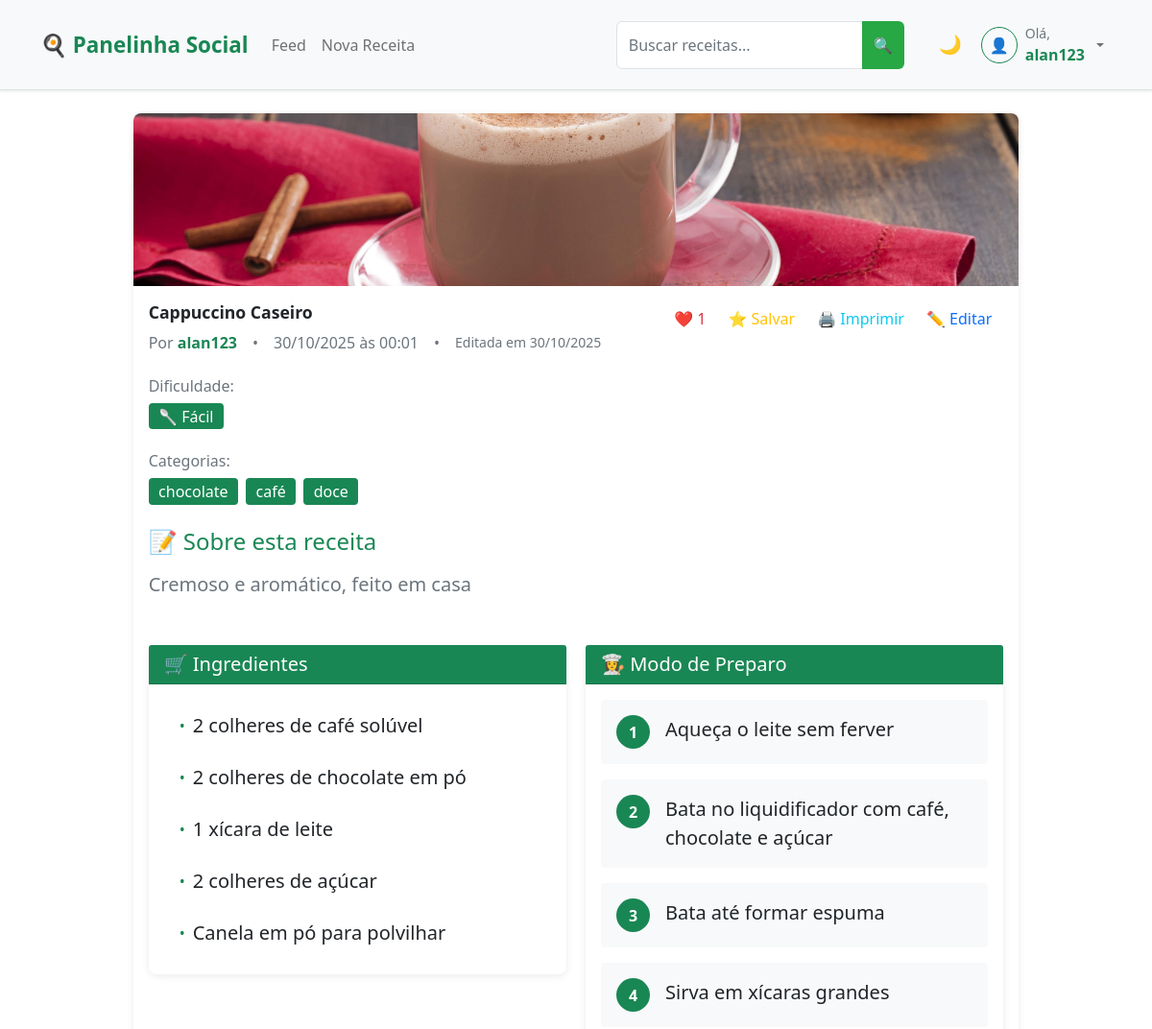
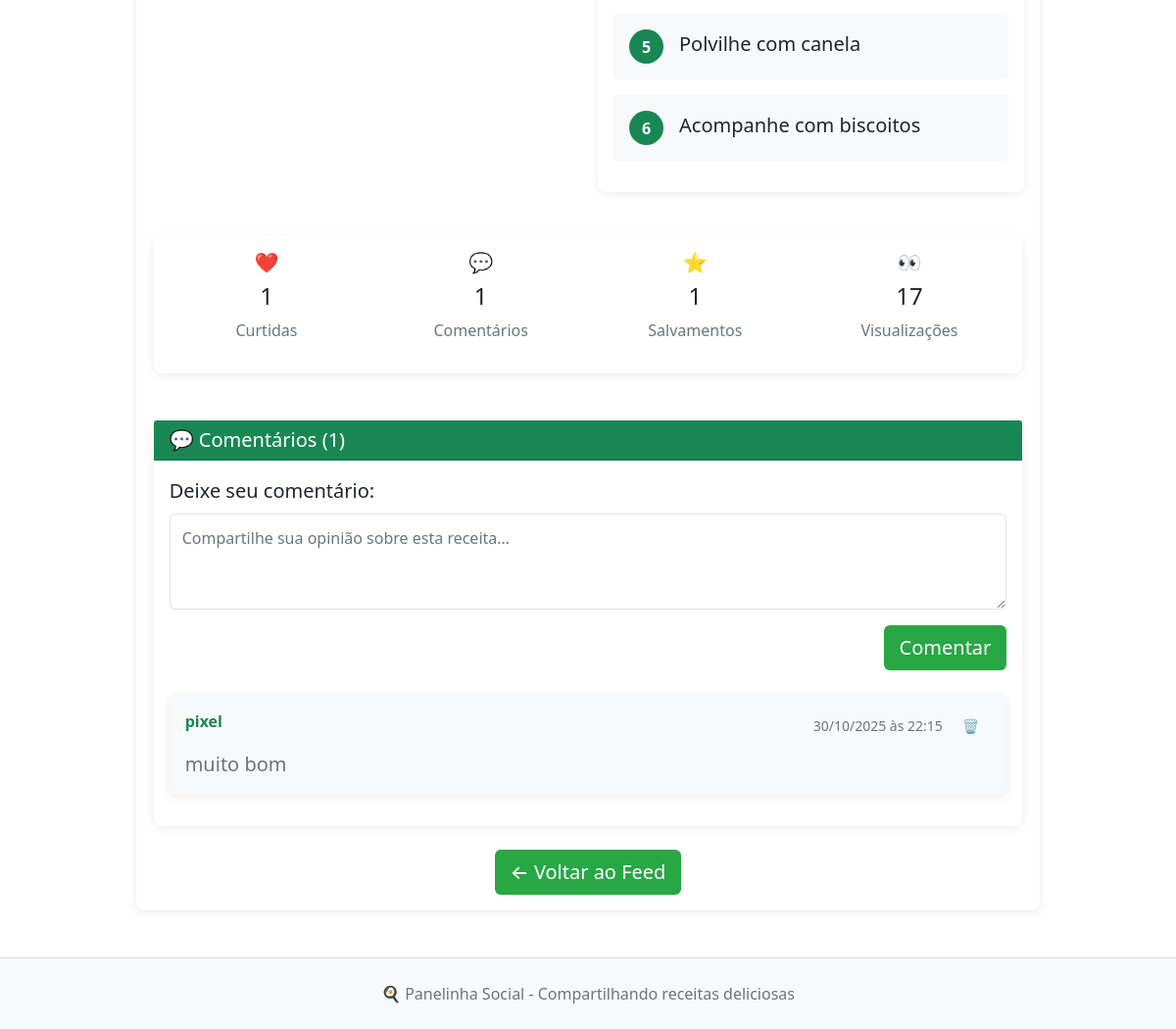
The app's page /recipe/3 (signed in), older data (2 pictures, top to bottom).
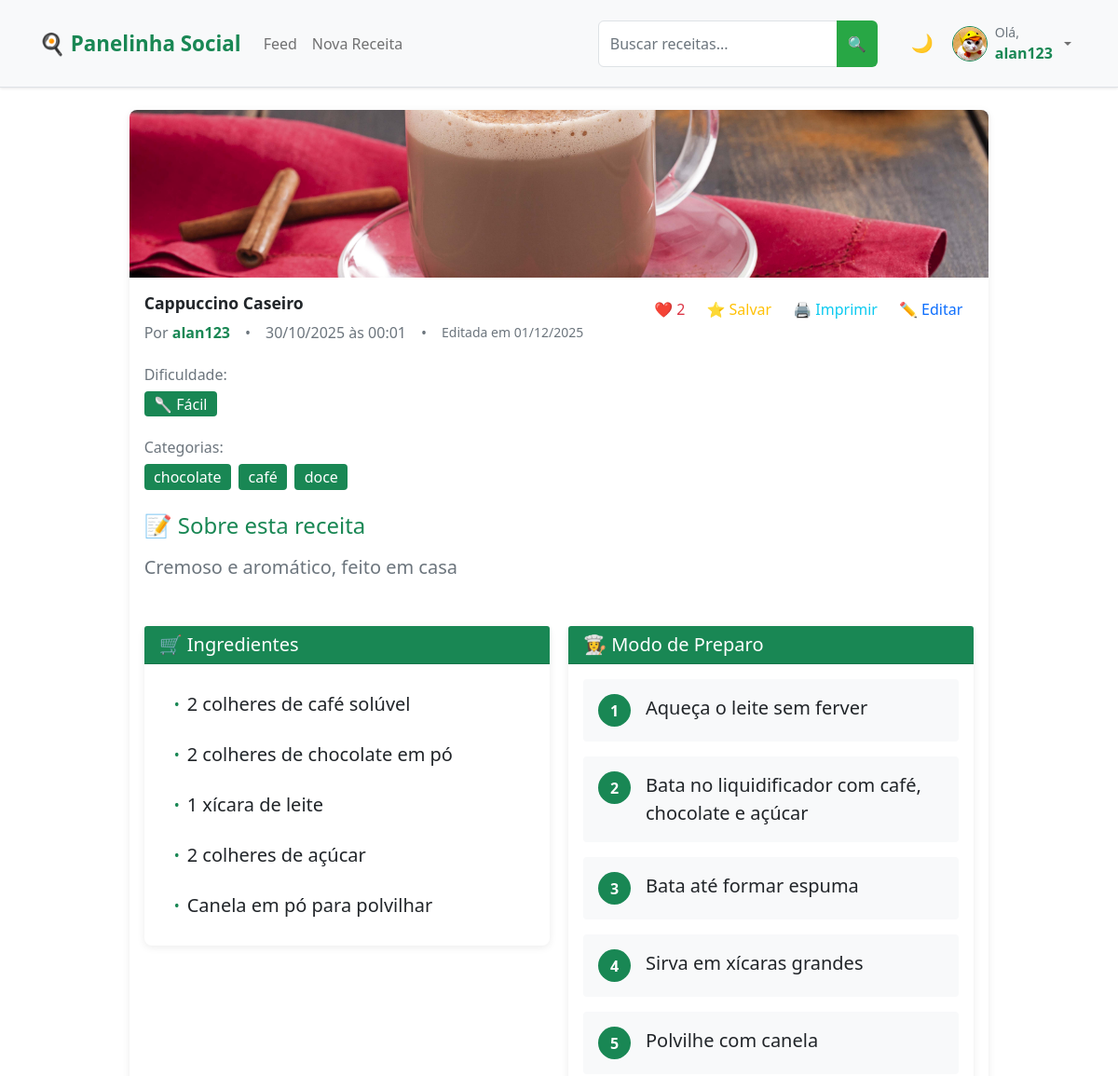
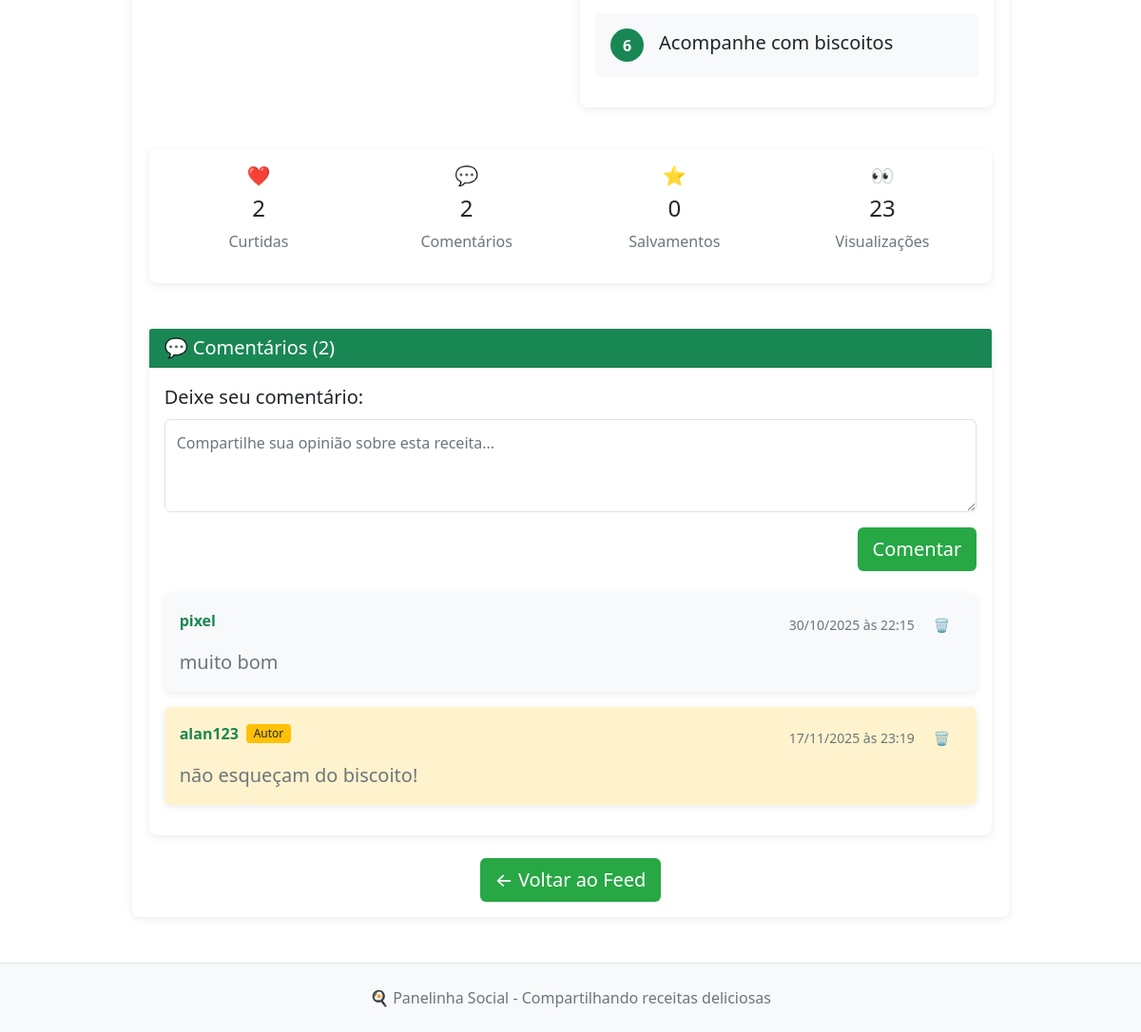
The same page, newer data (2 pictures, top to bottom).
### app.py (models this page shows, shortened)
class Recipe(db.Model):
    __tablename__ = 'recipe'
    id = db.Column(db.Integer, primary_key=True)
    title = db.Column(db.String(100), nullable=False, index=True)
    description = db.Column(db.Text)
    ingredients = db.Column(db.Text)
    steps = db.Column(db.Text)
    image = db.Column(db.String(200))
    categories = db.Column(db.String(200))
    difficulty = db.Column(db.String(20), nullable=False, default='Fácil', index=True)  # NOVO CAMPO
    is_draft = db.Column(db.Boolean, default=False, index=True)
    created_at = db.Column(db.DateTime, default=datetime.utcnow, index=True)
    updated_at = db.Column(db.DateTime, default=datetime.utcnow, onupdate=datetime.utcnow)
    views = db.Column(db.Integer, default=0, index=True)
    user_id = db.Column(db.Integer, db.ForeignKey('user.id'), nullable=False, index=True)
    likes = db.relationship('Like', backref='recipe', lazy='select')
    comments = db.relationship('Comment', backref='recipe', lazy='select')
    saved_by = db.relationship('SavedRecipe', backref='recipe', lazy='select')
    def like_count(self):
        if hasattr(self, '_like_count'):
            return self._like_count
        return len(self.likes)
    def comment_count(self):
        if hasattr(self, '_comment_count'):
            return self._comment_count
        return len(self.comments)
    def saved_count(self):
        if hasattr(self, '_saved_count'):
            return self._saved_count
        return len(self.saved_by)  # Mudado para len()

class Comment(db.Model):
    __tablename__ = 'comment'
    id = db.Column(db.Integer, primary_key=True)
    content = db.Column(db.Text, nullable=False)
    user_id = db.Column(db.Integer, db.ForeignKey('user.id'), nullable=False, index=True)
    recipe_id = db.Column(db.Integer, db.ForeignKey('recipe.id'), nullable=False, index=True)
    created_at = db.Column(db.DateTime, default=datetime.utcnow, index=True)

class User(UserMixin, db.Model):
    __tablename__ = 'user'
    id = db.Column(db.Integer, primary_key=True)
    username = db.Column(db.String(64), unique=True, nullable=False, index=True)
    email = db.Column(db.String(120), unique=True, nullable=False, index=True)
    password_hash = db.Column(db.String(128))
    bio = db.Column(db.Text)
    profile_picture = db.Column(db.String(200))
    created_at = db.Column(db.DateTime, default=datetime.utcnow)
    recipes = db.relationship('Recipe', backref='author', lazy='select')
    likes = db.relationship('Like', backref='user', lazy='select')
    comments = db.relationship('Comment', backref='user', lazy='select')
    saved_recipes = db.relationship('SavedRecipe', backref='user', lazy='select')

### app.py (the view, shortened to what this page needs)
@app.route('/recipe/<int:recipe_id>', methods=['GET', 'POST'])
def recipe_detail(recipe_id):
    recipe = Recipe.query.options(
        db.joinedload(Recipe.author),
        db.joinedload(Recipe.likes),
        db.joinedload(Recipe.comments).joinedload(Comment.user)
    ).get_or_404(recipe_id)
    form = CommentForm()
    recipe.views = Recipe.views + 1
    db.session.commit()
    comments = recipe.comments
    return render_template('recipe_detail.html', title=recipe.title, recipe=recipe, form=form, comments=comments)

### templates/recipe_detail.html (shortened to what the changed rows need)
{% extends "base.html" %}
{% block content %}
<div class="row justify-content-center">
    <div class="col-md-10">
        <div class="card">
            {% if recipe.image %}
                <img src="{{ url_for('static', filename='uploads/' + recipe.image) }}"
                     class="card-img-top" alt="{{ recipe.title }}" style="max-height: 500px; object-fit: cover;">
            {% else %}
                <div class="card-img-top bg-light d-flex align-items-center justify-content-center"
                     style="height: 300px;">
                    <span class="text-muted display-6">📷 Sem imagem</span>
                </div>
            {% endif %}
            <div class="card-body">
                <div class="d-flex justify-content-between align-items-start mb-4">
                    <div class="flex-grow-1">
                        <h1 class="card-title display-6 mb-2">{{ recipe.title }}</h1>
                        <div class="d-flex align-items-center flex-wrap gap-3">
                            <p class="text-muted mb-0">
                                Por <strong class="text-success">{{ recipe.author.username }}</strong>
                            </p>
                            <span class="text-muted">•</span>
                            <p class="text-muted mb-0">
                                {{ recipe.created_at.strftime('%d/%m/%Y às %H:%M') }}
                            </p>
                            {% if recipe.updated_at != recipe.created_at %}
                                <span class="text-muted">•</span>
                                <small class="text-muted">
                                    Editada em {{ recipe.updated_at.strftime('%d/%m/%Y') }}
                                </small>
                            {% endif %}
                        </div>
                    </div>
                    <div class="btn-group ms-3">
                        <button class="btn btn-outline-danger like-btn" data-recipe-id="{{ recipe.id }}">
                            ❤️ <span class="like-count">{{ recipe.like_count() }}</span>
                        </button>
                    </div>
                </div>
                <div class="mb-4">
                </div>
                {% if recipe.categories %}
                    <div class="mb-4">
                        <div>
                            {% for category in recipe.categories.split(',') %}
                                <span class="badge bg-success me-1 fs-6">{{ category.strip() }}</span>
                            {% endfor %}
                        </div>
                    </div>
                {% endif %}
                <div class="mb-5">
                    <h4 class="text-success mb-3">📝 Sobre esta receita</h4>
                    <p class="card-text fs-5">{{ recipe.description }}</p>
                </div>
                <div class="row">
                    <div class="col-md-6">
                        <div class="card border-success mb-4">
                            <div class="card-body">
                                <ul class="list-group list-group-flush">
                                    {% for ingredient in recipe.ingredients.split('\n') %}
                                        {% if ingredient.strip() %}
                                            <li class="list-group-item d-flex align-items-center">
                                                <span class="text-success me-2">•</span>
                                                <span class="fs-5">{{ ingredient.strip() }}</span>
                                            </li>
                                        {% endif %}
                                    {% endfor %}
                                </ul>
                            </div>
                        </div>
                    </div>
                    <div class="col-md-6">
                        <div class="card border-success">
                            <div class="card-body">
                                <div class="steps-container">
                                    {% for step in recipe.steps.split('\n') %}
                                        {% if step.strip() %}
                                            <div class="step-item d-flex align-items-start mb-3 p-3 bg-light rounded">
                                                <div class="step-number bg-success text-white rounded-circle d-flex align-items-center justify-content-center me-3"
                                                     style="width: 35px; height: 35px; min-width: 35px;">
                                                    <strong>{{ loop.index }}</strong>
                                                </div>
                                                <div class="step-content flex-grow-1">
                                                    <span class="fs-5">{{ step.strip() }}</span>
                                                </div>
                                            </div>
                                        {% endif %}
                                    {% endfor %}
                                </div>
                            </div>
                        </div>
                    </div>
                </div>
                <div class="row mt-4">
                    <div class="col-12">
                        <div class="card">
                            <div class="card-body">
                                <div class="row text-center">
                                    <div class="col-md-3">
                                        <h5 class="text-success">❤️</h5>
                                        <h4>{{ recipe.like_count() }}</h4>
                                        <p class="text-muted">Curtidas</p>
                                    </div>
                                    <div class="col-md-3">
                                        <h5 class="text-success">💬</h5>
                                        <h4>{{ recipe.comment_count() }}</h4>
                                        <p class="text-muted">Comentários</p>
                                    </div>
                                    <div class="col-md-3">
                                        <h5 class="text-success">⭐</h5>
                                        <h4>{{ recipe.saved_count() }}</h4>
                                        <p class="text-muted">Salvamentos</p>
                                    </div>
                                    <div class="col-md-3">
                                        <h5 class="text-success">👀</h5>
                                        <h4>{{ recipe.views }}</h4>
                                        <p class="text-muted">Visualizações</p>
                                    </div>
                                </div>
                            </div>
                        </div>
                    </div>
                </div>
                <div class="row mt-5">
                    <div class="col-12">
                        <div class="card">
                            <div class="card-header bg-success text-white d-flex justify-content-between align-items-center">
                                <h5 class="mb-0">💬 Comentários ({{ comments|length }})</h5>
                            </div>
                            <div class="card-body">
                                <div class="comments-section">
                                    {% if comments %}
                                        {% for comment in comments %}
                                            <div class="card mb-3 comment-card {% if comment.user_id == recipe.user_id %}author-comment{% endif %}">
                                                <div class="card-body">
                                                    <div class="d-flex justify-content-between align-items-start mb-2">
                                                        <div class="d-flex align-items-center">
                                                            <strong class="text-success me-2">
                                                                {{ comment.user.username }}
                                                            </strong>
                                                            {% if comment.user_id == recipe.user_id %}
                                                                <span class="badge bg-warning text-dark">Autor</span>
                                                            {% endif %}
                                                        </div>
                                                        <div class="d-flex align-items-center gap-2">
                                                            <small class="text-muted">
                                                                {{ comment.created_at.strftime('%d/%m/%Y às %H:%M') }}
                                                            </small>
                                                            {% if current_user.is_authenticated and (current_user.id == comment.user_id or current_user.id == recipe.user_id) %}
                                                            <form action="{{ url_for('delete_comment', comment_id=comment.id) }}"
                                                                  method="POST"
                                                                  class="d-inline"
                                                                  onsubmit="return confirm('Tem certeza que deseja excluir este comentário?')">
                                                                <button type="submit" class="btn btn-sm btn-outline-danger" title="Excluir comentário">
                                                                    🗑️
                                                                </button>
                                                            </form>
                                                            {% endif %}
                                                        </div>
                                                    </div>
                                                    <p class="card-text mb-0 fs-5">{{ comment.content }}</p>
                                                </div>
                                            </div>
                                        {% endfor %}
                                    {% endif %}
                                </div>
                            </div>
                        </div>
                    </div>
                </div>
                <div class="mt-4 text-center">
                </div>
            </div>
        </div>
    </div>
</div>
{% endblock %}

### templates/base.html (shortened to what the changed rows need)
<!DOCTYPE html>
<html lang="pt-br">
<head>
    <link href="https://cdn.jsdelivr.net/npm/bootstrap@5.1.3/dist/css/bootstrap.min.css" rel="stylesheet">
    <link rel="stylesheet" href="{{ url_for('static', filename='css/style.css') }}">
</head>
<body>
    <nav class="navbar navbar-expand-lg navbar-light bg-light border-bottom">
        <div class="container">
            <div class="collapse navbar-collapse" id="navbarNav">
                <div class="navbar-nav">
                    {% if current_user.is_authenticated %}
                        <div class="nav-item dropdown">
                            <a class="nav-link dropdown-toggle d-flex align-items-center gap-2" href="#" role="button" data-bs-toggle="dropdown">
                                <div class="position-relative">
                                    {% if current_user.profile_picture %}
                                        <img src="{{ url_for('static', filename='uploads/' + current_user.profile_picture) }}"
                                            class="rounded-circle border border-success"
                                            style="width: 38px; height: 38px; object-fit: cover;"
                                            alt="Foto de perfil">
                                    {% else %}
                                        <div class="rounded-circle bg-light d-flex align-items-center justify-content-center border border-success"
                                            style="width: 38px; height: 38px;">
                                            <span class="text-muted">👤</span>
                                        </div>
                                    {% endif %}
                                </div>
                                <div class="d-none d-lg-flex flex-column align-items-start">
                                    <span class="small text-muted">Olá,</span>
                                    <strong class="text-success">{{ current_user.username }}</strong>
                                </div>
                            </a>
                        </div>
                    {% else %}
                        <a class="nav-link" href="{{ url_for('login') }}">Entrar</a>
                        <a class="nav-link" href="{{ url_for('register') }}">Cadastrar</a>
                    {% endif %}
                </div>
            </div>
        </div>
    </nav>
    <div class="container mt-4">
        {% block content %}{% endblock %}
    </div>
</body>
</html>

Row changes from the older to the newer data that the page shows:
changed User "alan123": profile_picture: picture added
changed Recipe "Cremoso e aromático, feito em casa": updated_at "30/10/2025" → "01/12/2025"; views "17" → "23"
added Comment: user.username "alan123", shows "Autor", created_at "17/11/2025 às 23:19", content "não esqueçam do biscoito!"
Text that changed along with them:
{{ recipe.like_count() }}: "1" → "2"
{{ recipe.comment_count() }}: "1" → "2"
{{ recipe.saved_count() }}: "1" → "0"
{{ comments|length }}: "1" → "2"
